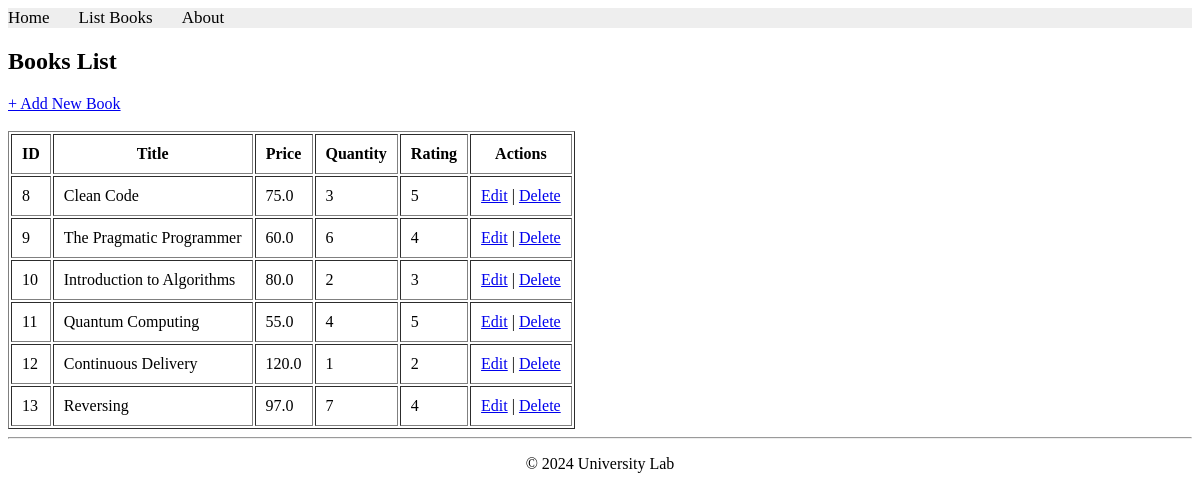
The app's page /books/lab9_part1/listbooks/, older data.
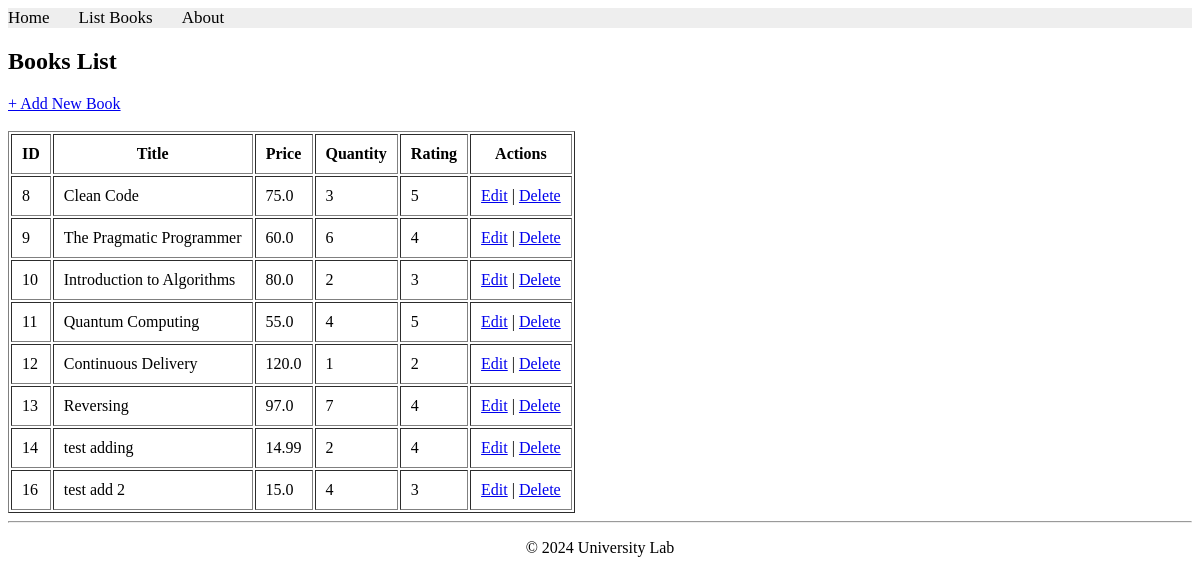
The same page, newer data.
### apps/bookmodule/models.py (models this page shows)
class Book(models.Model):
    title = models.CharField(max_length=100)
    price = models.FloatField(default=0.0)
    quantity = models.IntegerField(default=1)
    pubdate = models.DateTimeField()
    rating = models.SmallIntegerField(default=1)
    publisher = models.ForeignKey(Publisher, null=True, on_delete=models.SET_NULL)
    authors = models.ManyToManyField(Author)

### apps/bookmodule/views.py (the view)
# urls.py: path('lab9_part1/listbooks/', views.part1_listbooks, name="part1_listbooks"),
def part1_listbooks(request):
    books = Book.objects.all()
    return render(request, 'bookmodule/part1_listbooks.html', {'books': books})

### apps/templates/bookmodule/part1_listbooks.html (shortened to what this page needs)
{% extends "layouts/base.html" %}
{% block content %}
<h2>Books List</h2>
<a href="{% url 'part1_addbook' %}">+ Add New Book</a>
<br><br>
<table border="1" cellpadding="10">
    <tr>
        <th>ID</th>
        <th>Title</th>
        <th>Price</th>
        <th>Quantity</th>
        <th>Rating</th>
        <th>Actions</th>
    </tr>
    {% for book in books %}
    <tr>
        <td>{{ book.id }}</td>
        <td>{{ book.title }}</td>
        <td>{{ book.price }}</td>
        <td>{{ book.quantity }}</td>
        <td>{{ book.rating }}</td>
        <td>
            <a href="{% url 'part1_editbook' book.id %}">Edit</a>
            |
            <a href="{% url 'part1_deletebook' book.id %}">Delete</a>
        </td>
    </tr>
    {% endfor %}
</table>
{% endblock %}

Row changes from the older to the newer data that the page shows:
added Book: id "14", title "test adding", price "14.99", quantity "2", rating "4"
added Book: id "16", title "test add 2", price "15.0", quantity "4", rating "3"
